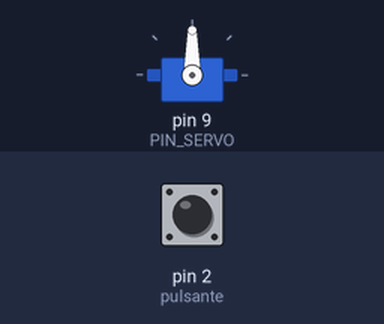
The sketch below on a simulated Arduino Uno, built with avr-gcc and run on an emulated ATmega328P. Parts: servo. The test bench sets the inputs (shaded band); at power-on: pin 2 (pulsante) LOW. Random numbers use the default seed unless the sketch sets one.

Above: at 1.2 s.
1.3 s: pin 2 (pulsante) pulled HIGH for 1 s
At 5.7 s:
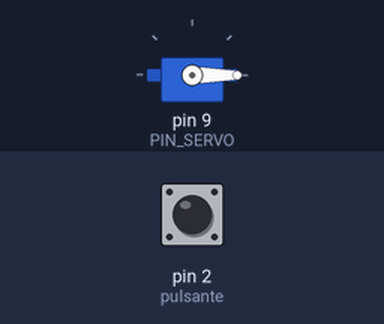
6.4 s: pin 2 (pulsante) pulled HIGH for 0.15 s
At 6.86 s:
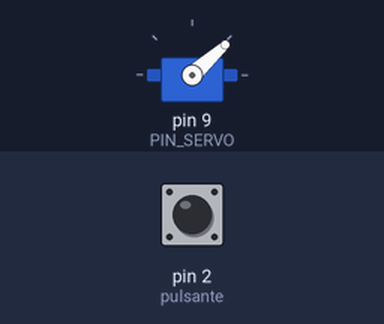
Timing chart, 0 to 9.8 s (numbered marks = the images above; inputs shaded):
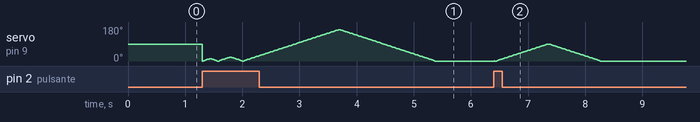

The sketch:

servo_test.ino
```cpp
#include <Servo.h>
#define PIN_SERVO 9

Servo servo;

int pulsante=2;
int stato_pulsante=0;

void setup() {
  servo.attach(PIN_SERVO);
  pinMode(pulsante,INPUT);
}

void loop() {

  stato_pulsante=digitalRead(pulsante);
  Serial.print(stato_pulsante);

  int randomVal = random(0, 180);

  if(stato_pulsante == HIGH) {
    for(int i=0; i<randomVal; i++) {
      servo.write(i);
      delay(10);
    }

    for(int i = randomVal; i>= 0; i--) {
      servo.write(i);
      delay(10);
    }
  }
}
```
